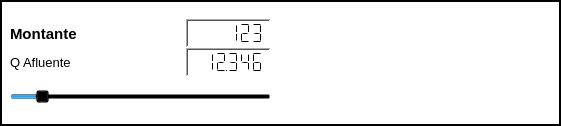
  <widget class="QFrame" name="frame_4">
   <property name="geometry">
    <rect>
     <x>419</x>
     <y>77</y>
     <width>561</width>
     <height>126</height>
    </rect>
   </property>
   <property name="styleSheet">
    <string notr="true">background-color: transparent;</string>
   </property>
   <property name="frameShape">
    <enum>QFrame::Box</enum>
   </property>
   <property name="frameShadow">
    <enum>QFrame::Plain</enum>
   </property>
   <property name="lineWidth">
    <number>2</number>
   </property>
   <widget class="QWidget" name="layoutWidget">
    <property name="geometry">
     <rect>
      <x>10</x>
      <y>13</y>
      <width>261</width>
      <height>101</height>
     </rect>
    </property>
    <layout class="QGridLayout" name="gridLayout_montante">
     <property name="horizontalSpacing">
      <number>7</number>
     </property>
     <property name="verticalSpacing">
      <number>3</number>
     </property>
     <item row="1" column="0">
      <widget class="QSlider" name="horizontalSlider_q_afluente">
       <property name="minimumSize">
        <size>
         <width>0</width>
         <height>22</height>
        </size>
       </property>
       <property name="maximumSize">
        <size>
         <width>16777215</width>
         <height>16777215</height>
        </size>
       </property>
       <property name="baseSize">
        <size>
         <width>0</width>
         <height>0</height>
        </size>
       </property>
       <property name="maximum">
        <number>100</number>
       </property>
       <property name="value">
        <number>10</number>
       </property>
       <property name="orientation">
        <enum>Qt::Horizontal</enum>
       </property>
      </widget>
     </item>
     <item row="0" column="0">
      <layout class="QGridLayout" name="gridLayout_montante_2">
       <item row="0" column="0">
        <widget class="QLabel" name="label_nv_montante">
         <property name="font">
          <font>
           <pointsize>11</pointsize>
           <weight>75</weight>
           <bold>true</bold>
           <underline>false</underline>
          </font>
         </property>
         <property name="text">
          <string>Montante</string>
         </property>
        </widget>
       </item>
       <item row="1" column="0">
        <widget class="QLabel" name="label_q_alfuente">
         <property name="font">
          <font>
           <pointsize>10</pointsize>
          </font>
         </property>
         <property name="text">
          <string>Q Afluente</string>
         </property>
         <property name="alignment">
          <set>Qt::AlignLeading|Qt::AlignLeft|Qt::AlignVCenter</set>
         </property>
        </widget>
       </item>
       <item row="0" column="1">
        <widget class="QLCDNumber" name="lcdNumber_nv_montante">
         <property name="sizePolicy">
          <sizepolicy hsizetype="Fixed" vsizetype="Fixed">
           <horstretch>70</horstretch>
           <verstretch>29</verstretch>
          </sizepolicy>
         </property>
         <property name="minimumSize">
          <size>
           <width>85</width>
           <height>29</height>
          </size>
         </property>
         <property name="maximumSize">
          <size>
           <width>60</width>
           <height>16777215</height>
          </size>
         </property>
         <property name="font">
          <font>
           <weight>50</weight>
           <bold>false</bold>
          </font>
         </property>
         <property name="autoFillBackground">
          <bool>false</bool>
         </property>
         <property name="styleSheet">
          <string notr="true">background-color: rgb(255, 255, 255);</string>
         </property>
         <property name="frameShape">
          <enum>QFrame::WinPanel</enum>
         </property>
         <property name="frameShadow">
          <enum>QFrame::Sunken</enum>
         </property>
         <property name="smallDecimalPoint">
          <bool>true</bool>
         </property>
         <property name="digitCount">
          <number>6</number>
         </property>
         <property name="segmentStyle">
          <enum>QLCDNumber::Flat</enum>
         </property>
         <property name="value" stdset="0">
          <double>123.000000000000000</double>
         </property>
         <property name="intValue" stdset="0">
          <number>123</number>
         </property>
        </widget>
       </item>
       <item row="1" column="1">
        <widget class="QLCDNumber" name="lcdNumber_q_alfuente">
         <property name="sizePolicy">
          <sizepolicy hsizetype="Fixed" vsizetype="Fixed">
           <horstretch>85</horstretch>
           <verstretch>29</verstretch>
          </sizepolicy>
         </property>
         <property name="minimumSize">
          <size>
           <width>85</width>
           <height>29</height>
          </size>
         </property>
         <property name="maximumSize">
          <size>
           <width>60</width>
           <height>16777215</height>
          </size>
         </property>
         <property name="font">
          <font>
           <weight>50</weight>
           <bold>false</bold>
          </font>
         </property>
         <property name="autoFillBackground">
          <bool>false</bool>
         </property>
         <property name="styleSheet">
          <string notr="true">background-color: rgb(255, 255, 255);</string>
         </property>
         <property name="frameShape">
          <enum>QFrame::WinPanel</enum>
         </property>
         <property name="frameShadow">
          <enum>QFrame::Sunken</enum>
         </property>
         <property name="smallDecimalPoint">
          <bool>true</bool>
         </property>
         <property name="digitCount">
          <number>6</number>
         </property>
         <property name="segmentStyle">
          <enum>QLCDNumber::Flat</enum>
         </property>
         <property name="value" stdset="0">
          <double>12.345599999999999</double>
         </property>
        </widget>
       </item>
      </layout>
     </item>
    </layout>
   </widget>
  </widget>
